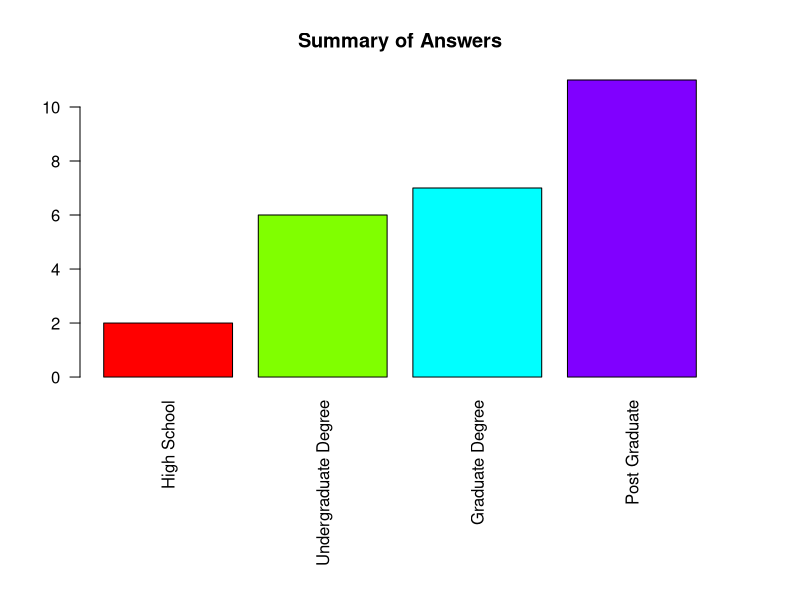
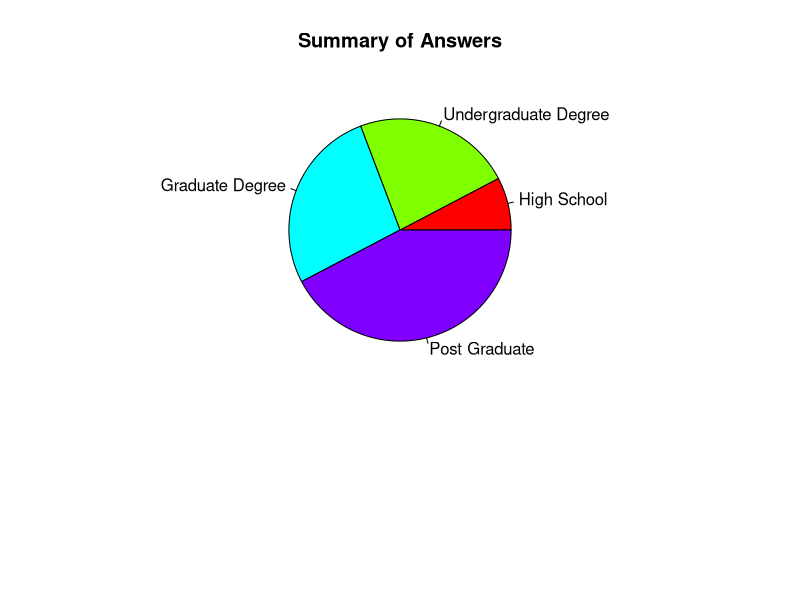

The R source for these figures, in order:
#First, we need to load data, since we exported our data to Excel, we will use a library of functions that deals with excel files and sheets

library(openxlsx)       # for reading in excel data

# then, we have to create a summary about students' answers

EducationLevel <- read.xlsx("Answers to questions.xlsx", sheet = 5)
Answers1 <- read.xlsx("Answers to questions.xlsx", sheet = 4)

table1 <- table(EducationLevel$Score)

#View the table "table1" 
table1

#Summarize categorical data and calculate percentages
sum(table1)
prop.table(table1)

#Visualize a bar plot
par(mar=c(11,4,4,4))

barplot(table1, col=rainbow(length(Answers1$Answer)), main = "Summary of Answers", names = Answers1$Answer, font.axis=1, cex.axis=1, las=2)

#Visualize a pie chart
pie(table1, col= rainbow(length(Answers1$Answer)), main = "Summary of Answers", c(Answers1$Answer), font.axis=1, cex.axis=1, las=2)

#summarize data
summary(table1)
HighSchoolers <- EducationLevel[EducationLevel$Score == "4",]

#clean up

library(tidyverse)         #For cleaning table data

CleanList <- HighSchoolers$Name %>% str_replace_all("From", "")
View(CleanList)



